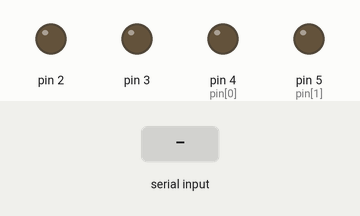
Simulated run of this sketch. Board: Arduino Uno, built with avr-gcc and run on an emulated ATmega328P. On the bench: output pins drawn as LEDs (lit = HIGH). The inputs (shaded band) are chosen by the test bench.

Above: at 1.2 s.
1.3 s: "a" received over Serial
At 1.6 s:
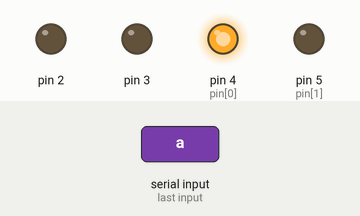
2.8 s: "b" received over Serial
At 4.0 s:
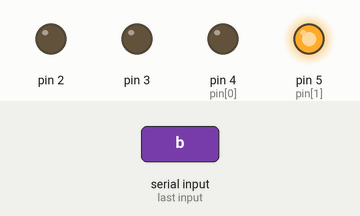
4.3 s: "c" received over Serial
At 5.1 s:
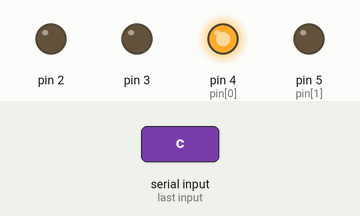
5.8 s: "d" received over Serial
At 6.3 s:
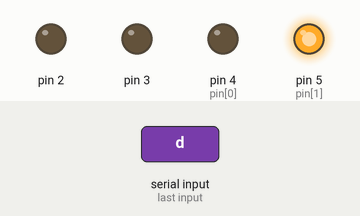
Timing chart, 0 to 8.3 s (numbered marks = the images above; inputs shaded):
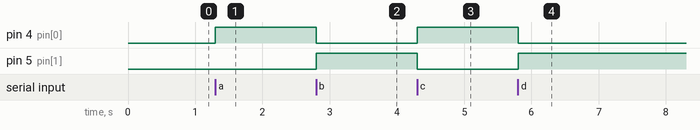

The sketch:

Final.ino
```cpp
//try putting a 500uF cap

char input;
int pin[8] = {4,5,6,7,8,9,10,11};

void setup()                    // run once, when the sketch starts
{
 Serial.begin(9600);            // set the baud rate to 9600, same should be of your Serial Monitor
 //Serial.println("Initializing...");
 for (int i = 2;i<6;i++)
   pinMode(i,OUTPUT);
}

void loop(){                   //runs again and again
  if(Serial.available()){
    //Serial.println("Reading...");
    input = Serial.read();
  }
  if(input == 'a'){
    forward();
  }
  else if(input == 'b'){
    backward();
  }
  else if(input == 'c'){
    hardLeft();
  }
  else if(input == 'd'){
    hardRight();
  }
  else if(input == 'e'){
    stop();
  }
  //delay(5);
  //Serial.clear();
}

void forward(){
  digitalWrite(pin[0],HIGH);
  digitalWrite(pin[1],LOW);
  digitalWrite(pin[2],HIGH);
  digitalWrite(pin[3],LOW);
  digitalWrite(pin[4],HIGH);
  digitalWrite(pin[5],LOW);
  digitalWrite(pin[6],HIGH);
  digitalWrite(pin[7],LOW);
}

void backward(){
  digitalWrite(pin[0],LOW);
  digitalWrite(pin[1],HIGH);
  digitalWrite(pin[2],LOW);
  digitalWrite(pin[3],HIGH);
  digitalWrite(pin[4],LOW);
  digitalWrite(pin[5],HIGH);
  digitalWrite(pin[6],LOW);
  digitalWrite(pin[7],HIGH);
}

void left(){
  digitalWrite(pin[0],HIGH);
  digitalWrite(pin[1],LOW);
  digitalWrite(pin[2],HIGH);
  digitalWrite(pin[3],LOW);
  digitalWrite(pin[4],LOW);
  digitalWrite(pin[5],LOW);
  digitalWrite(pin[6],LOW);
  digitalWrite(pin[7],LOW);
}

void hardLeft(){
  digitalWrite(pin[0],HIGH);
  digitalWrite(pin[1],LOW);
  digitalWrite(pin[2],HIGH);
  digitalWrite(pin[3],LOW);
  digitalWrite(pin[4],LOW);
  digitalWrite(pin[5],HIGH);
  digitalWrite(pin[6],LOW);
  digitalWrite(pin[7],HIGH);
}

void right(){
  digitalWrite(pin[0],LOW);
  digitalWrite(pin[1],LOW);
  digitalWrite(pin[2],LOW);
  digitalWrite(pin[3],LOW);
  digitalWrite(pin[4],HIGH);
  digitalWrite(pin[5],LOW);
  digitalWrite(pin[6],HIGH);
  digitalWrite(pin[7],LOW);
}

void hardRight(){
  digitalWrite(pin[0],LOW);
  digitalWrite(pin[1],HIGH);
  digitalWrite(pin[2],LOW);
  digitalWrite(pin[3],HIGH);
  digitalWrite(pin[4],HIGH);
  digitalWrite(pin[5],LOW);
  digitalWrite(pin[6],HIGH);
  digitalWrite(pin[7],LOW);
}

void stop(){
  digitalWrite(pin[0],LOW);
  digitalWrite(pin[1],LOW);
  digitalWrite(pin[2],LOW);
  digitalWrite(pin[3],LOW);
  digitalWrite(pin[4],LOW);
  digitalWrite(pin[5],LOW);
  digitalWrite(pin[6],LOW);
  digitalWrite(pin[7],LOW);
}

void test(){
  forward();
  delay(1000);
  backward();
  delay(1000);
  left();
  delay(1000);
  hardLeft();
  delay(1000);
  right();
  delay(1000);
  hardRight();
  delay(1000);

}
```

Measured:
- after the input at 1.3 s, pin 4 (pin[0]): LOW → HIGH at once
- after the input at 2.8 s, pin 4 (pin[0]): HIGH → LOW at once; pin 5 (pin[1]): LOW → HIGH at once
- after the input at 4.3 s, pin 4 (pin[0]): LOW → HIGH at once; pin 5 (pin[1]): HIGH → LOW at once
- after the input at 5.8 s, pin 4 (pin[0]): HIGH → LOW at once; pin 5 (pin[1]): LOW → HIGH at once
